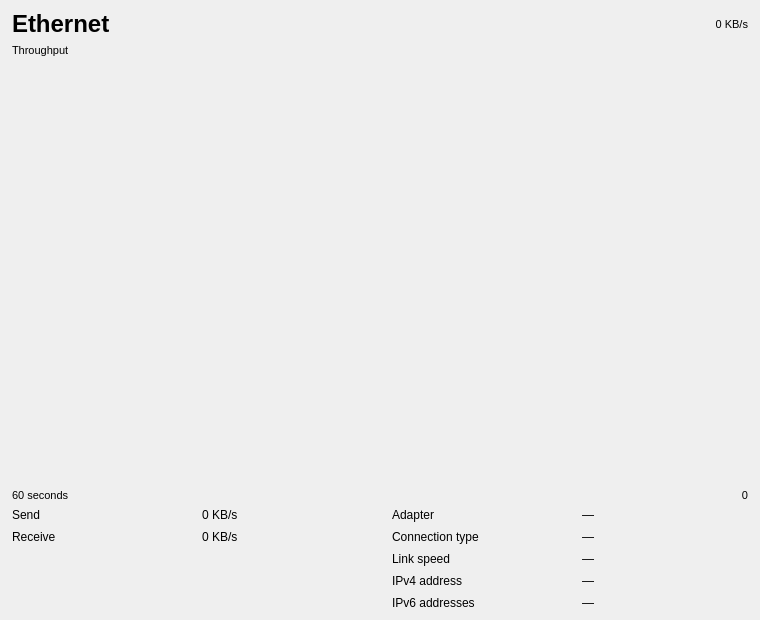
<?xml version="1.0" encoding="UTF-8"?>
<ui version="4.0">
 <class>NetworkDetailWidget</class>
 <widget class="QWidget" name="NetworkDetailWidget">
  <property name="geometry">
   <rect>
    <x>0</x>
    <y>0</y>
    <width>760</width>
    <height>620</height>
   </rect>
  </property>
  <layout class="QVBoxLayout" name="verticalLayout" stretch="0,0,1,0,0,0">
   <property name="spacing">
    <number>6</number>
   </property>
   <property name="leftMargin">
    <number>12</number>
   </property>
   <property name="topMargin">
    <number>10</number>
   </property>
   <property name="rightMargin">
    <number>12</number>
   </property>
   <property name="bottomMargin">
    <number>10</number>
   </property>
   <item>
    <layout class="QHBoxLayout" name="headerLayout">
     <item>
      <widget class="QLabel" name="titleLabel">
       <property name="styleSheet">
        <string>font-size: 18pt; font-weight: bold;</string>
       </property>
       <property name="text">
        <string>Ethernet</string>
       </property>
      </widget>
     </item>
     <item>
      <spacer>
       <property name="orientation">
        <enum>Qt::Orientation::Horizontal</enum>
       </property>
       <property name="sizeHint" stdset="0">
        <size>
         <width>40</width>
         <height>0</height>
        </size>
       </property>
      </spacer>
     </item>
     <item>
      <widget class="QLabel" name="throughputGraphMaxLabel">
       <property name="styleSheet">
        <string>font-size: 8pt;</string>
       </property>
       <property name="text">
        <string>0 KB/s</string>
       </property>
       <property name="alignment">
        <set>Qt::AlignmentFlag::AlignRight|Qt::AlignmentFlag::AlignTrailing|Qt::AlignmentFlag::AlignVCenter</set>
       </property>
      </widget>
     </item>
    </layout>
   </item>
   <item>
    <widget class="QLabel" name="throughputLabel">
     <property name="styleSheet">
      <string>font-size: 8pt;</string>
     </property>
     <property name="text">
      <string>Throughput</string>
     </property>
    </widget>
   </item>
   <item>
    <widget class="Perf::GraphWidget" name="throughputGraphWidget" native="true">
     <property name="minimumHeight">
      <number>220</number>
     </property>
     <property name="sizePolicy">
      <sizepolicy hsizetype="Expanding" vsizetype="Expanding">
       <horstretch>0</horstretch>
       <verstretch>1</verstretch>
      </sizepolicy>
     </property>
    </widget>
   </item>
   <item>
    <layout class="QHBoxLayout" name="timeAxisLayout">
     <item>
      <widget class="QLabel" name="timeLeftLabel">
       <property name="styleSheet">
        <string>font-size: 8pt;</string>
       </property>
       <property name="text">
        <string>60 seconds</string>
       </property>
      </widget>
     </item>
     <item>
      <spacer>
       <property name="orientation">
        <enum>Qt::Orientation::Horizontal</enum>
       </property>
       <property name="sizeHint" stdset="0">
        <size>
         <width>40</width>
         <height>0</height>
        </size>
       </property>
      </spacer>
     </item>
     <item>
      <widget class="QLabel" name="timeRightLabel">
       <property name="styleSheet">
        <string>font-size: 8pt;</string>
       </property>
       <property name="text">
        <string>0</string>
       </property>
       <property name="alignment">
        <set>Qt::AlignmentFlag::AlignRight|Qt::AlignmentFlag::AlignTrailing|Qt::AlignmentFlag::AlignVCenter</set>
       </property>
      </widget>
     </item>
    </layout>
   </item>
   <item>
    <layout class="QGridLayout" name="statsGrid">
     <property name="horizontalSpacing">
      <number>24</number>
     </property>
     <property name="verticalSpacing">
      <number>8</number>
     </property>
     <item row="0" column="0">
      <widget class="QLabel" name="sendLabel">
       <property name="styleSheet">
        <string></string>
       </property>
       <property name="text">
        <string>Send</string>
       </property>
      </widget>
     </item>
     <item row="0" column="1">
      <widget class="QLabel" name="sendValueLabel">
       <property name="text">
        <string>0 KB/s</string>
       </property>
      </widget>
     </item>
     <item row="0" column="2">
      <widget class="QLabel" name="adapterLabel">
       <property name="styleSheet">
        <string></string>
       </property>
       <property name="text">
        <string>Adapter</string>
       </property>
      </widget>
     </item>
     <item row="0" column="3">
      <widget class="QLabel" name="adapterValueLabel">
       <property name="text">
        <string>—</string>
       </property>
      </widget>
     </item>
     <item row="1" column="0">
      <widget class="QLabel" name="receiveLabel">
       <property name="styleSheet">
        <string></string>
       </property>
       <property name="text">
        <string>Receive</string>
       </property>
      </widget>
     </item>
     <item row="1" column="1">
      <widget class="QLabel" name="receiveValueLabel">
       <property name="text">
        <string>0 KB/s</string>
       </property>
      </widget>
     </item>
     <item row="1" column="2">
      <widget class="QLabel" name="typeLabel">
       <property name="styleSheet">
        <string></string>
       </property>
       <property name="text">
        <string>Connection type</string>
       </property>
      </widget>
     </item>
     <item row="1" column="3">
      <widget class="QLabel" name="typeValueLabel">
       <property name="text">
        <string>—</string>
       </property>
      </widget>
     </item>
     <item row="2" column="2">
      <widget class="QLabel" name="speedLabel">
       <property name="styleSheet">
        <string></string>
       </property>
       <property name="text">
        <string>Link speed</string>
       </property>
      </widget>
     </item>
     <item row="2" column="3">
      <widget class="QLabel" name="speedValueLabel">
       <property name="text">
        <string>—</string>
       </property>
      </widget>
     </item>
     <item row="3" column="2">
      <widget class="QLabel" name="ipv4Label">
       <property name="styleSheet">
        <string></string>
       </property>
       <property name="text">
        <string>IPv4 address</string>
       </property>
      </widget>
     </item>
     <item row="3" column="3">
      <widget class="QLabel" name="ipv4ValueLabel">
       <property name="text">
        <string>—</string>
       </property>
      </widget>
     </item>
     <item row="4" column="2">
     <widget class="QLabel" name="ipv6Label">
       <property name="styleSheet">
        <string></string>
       </property>
       <property name="alignment">
        <set>Qt::AlignmentFlag::AlignLeading|Qt::AlignmentFlag::AlignLeft|Qt::AlignmentFlag::AlignTop</set>
       </property>
       <property name="text">
        <string>IPv6 addresses</string>
       </property>
      </widget>
     </item>
     <item row="4" column="3">
      <widget class="QLabel" name="ipv6ValueLabel">
       <property name="textFormat">
        <enum>Qt::TextFormat::PlainText</enum>
       </property>
       <property name="wordWrap">
        <bool>true</bool>
       </property>
       <property name="alignment">
        <set>Qt::AlignmentFlag::AlignLeading|Qt::AlignmentFlag::AlignLeft|Qt::AlignmentFlag::AlignTop</set>
       </property>
       <property name="text">
        <string>—</string>
       </property>
      </widget>
     </item>
    </layout>
   </item>
  </layout>
 </widget>
 <customwidgets>
  <customwidget>
   <class>Perf::GraphWidget</class>
   <extends>QWidget</extends>
   <header>perf/graphwidget.h</header>
  </customwidget>
 </customwidgets>
 <resources/>
 <connections/>
</ui>
